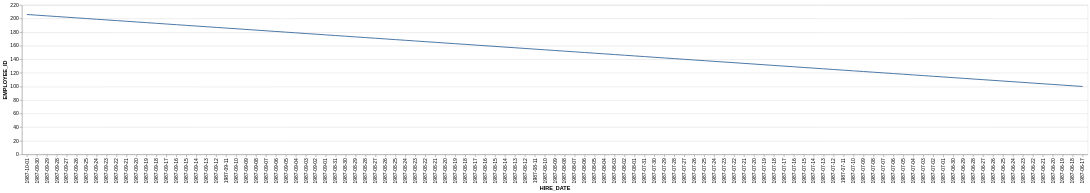

Source (Vega-Lite JSON):
### Vega-Lite specification from a JSON file in a GitHub repository (floating-point values rounded to 4 significant figures)
{"data": {"values": [{"x_data": "1987-06-17", "y_data": 100}, {"x_data": "1987-06-18", "y_data": 101}, {"x_data": "1987-06-19", "y_data": 102}, {"x_data": "1987-06-20", "y_data": 103}, {"x_data": "1987-06-21", "y_data": 104}, {"x_data": "1987-06-22", "y_data": 105}, {"x_data": "1987-06-23", "y_data": 106}, {"x_data": "1987-06-24", "y_data": 107}, {"x_data": "1987-06-25", "y_data": 108}, {"x_data": "1987-06-26", "y_data": 109}, {"x_data": "1987-06-27", "y_data": 110}, {"x_data": "1987-06-28", "y_data": 111}, {"x_data": "1987-06-29", "y_data": 112}, {"x_data": "1987-06-30", "y_data": 113}, {"x_data": "1987-07-01", "y_data": 114}, {"x_data": "1987-07-02", "y_data": 115}, {"x_data": "1987-07-03", "y_data": 116}, {"x_data": "1987-07-04", "y_data": 117}, {"x_data": "1987-07-05", "y_data": 118}, {"x_data": "1987-07-06", "y_data": 119}, {"x_data": "1987-07-07", "y_data": 120}, {"x_data": "1987-07-08", "y_data": 121}, {"x_data": "1987-07-09", "y_data": 122}, {"x_data": "1987-07-10", "y_data": 123}, {"x_data": "1987-07-11", "y_data": 124}, {"x_data": "1987-07-12", "y_data": 125}, {"x_data": "1987-07-13", "y_data": 126}, {"x_data": "1987-07-14", "y_data": 127}, {"x_data": "1987-07-15", "y_data": 128}, {"x_data": "1987-07-16", "y_data": 129}, {"x_data": "1987-07-17", "y_data": 130}, {"x_data": "1987-07-18", "y_data": 131}, {"x_data": "1987-07-19", "y_data": 132}, {"x_data": "1987-07-20", "y_data": 133}, {"x_data": "1987-07-21", "y_data": 134}, {"x_data": "1987-07-22", "y_data": 135}, {"x_data": "1987-07-23", "y_data": 136}, {"x_data": "1987-07-24", "y_data": 137}, {"x_data": "1987-07-25", "y_data": 138}, {"x_data": "1987-07-26", "y_data": 139}, {"x_data": "1987-07-27", "y_data": 140}, {"x_data": "1987-07-28", "y_data": 141}, {"x_data": "1987-07-29", "y_data": 142}, {"x_data": "1987-07-30", "y_data": 143}, {"x_data": "1987-07-31", "y_data": 144}, {"x_data": "1987-08-01", "y_data": 145}, {"x_data": "1987-08-02", "y_data": 146}, {"x_data": "1987-08-03", "y_data": 147}, {"x_data": "1987-08-04", "y_data": 148}, {"x_data": "1987-08-05", "y_data": 149}, {"x_data": "1987-08-06", "y_data": 150}, {"x_data": "1987-08-07", "y_data": 151}, {"x_data": "1987-08-08", "y_data": 152}, {"x_data": "1987-08-09", "y_data": 153}, {"x_data": "1987-08-10", "y_data": 154}, {"x_data": "1987-08-11", "y_data": 155}, {"x_data": "1987-08-12", "y_data": 156}, {"x_data": "1987-08-13", "y_data": 157}, {"x_data": "1987-08-14", "y_data": 158}, {"x_data": "1987-08-15", "y_data": 159}, {"x_data": "1987-08-16", "y_data": 160}, {"x_data": "1987-08-17", "y_data": 161}, {"x_data": "1987-08-18", "y_data": 162}, {"x_data": "1987-08-19", "y_data": 163}, {"x_data": "1987-08-20", "y_data": 164}, {"x_data": "1987-08-21", "y_data": 165}, {"x_data": "1987-08-22", "y_data": 166}, {"x_data": "1987-08-23", "y_data": 167}, {"x_data": "1987-08-24", "y_data": 168}, {"x_data": "1987-08-25", "y_data": 169}, {"x_data": "1987-08-26", "y_data": 170}, {"x_data": "1987-08-27", "y_data": 171}, {"x_data": "1987-08-28", "y_data": 172}, {"x_data": "1987-08-29", "y_data": 173}, {"x_data": "1987-08-30", "y_data": 174}, {"x_data": "1987-08-31", "y_data": 175}, {"x_data": "1987-09-01", "y_data": 176}, {"x_data": "1987-09-02", "y_data": 177}, {"x_data": "1987-09-03", "y_data": 178}, {"x_data": "1987-09-04", "y_data": 179}, {"x_data": "1987-09-05", "y_data": 180}, {"x_data": "1987-09-06", "y_data": 181}, {"x_data": "1987-09-07", "y_data": 182}, {"x_data": "1987-09-08", "y_data": 183}, {"x_data": "1987-09-09", "y_data": 184}, {"x_data": "1987-09-10", "y_data": 185}, {"x_data": "1987-09-11", "y_data": 186}, {"x_data": "1987-09-12", "y_data": 187}, {"x_data": "1987-09-13", "y_data": 188}, {"x_data": "1987-09-14", "y_data": 189}, {"x_data": "1987-09-15", "y_data": 190}, {"x_data": "1987-09-16", "y_data": 191}, {"x_data": "1987-09-17", "y_data": 192}, {"x_data": "1987-09-18", "y_data": 193}, {"x_data": "1987-09-19", "y_data": 194}, {"x_data": "1987-09-20", "y_data": 195}, {"x_data": "1987-09-21", "y_data": 196}, {"x_data": "1987-09-22", "y_data": 197}, {"x_data": "1987-09-23", "y_data": 198}, {"x_data": "1987-09-24", "y_data": 199}, {"x_data": "1987-09-25", "y_data": 200}, {"x_data": "1987-09-26", "y_data": 201}, {"x_data": "1987-09-27", "y_data": 202}, {"x_data": "1987-09-28", "y_data": 203}, {"x_data": "1987-09-29", "y_data": 204}, {"x_data": "1987-09-30", "y_data": 205}, {"x_data": "1987-10-01", "y_data": 206}]}, "mark": {"type": "line", "interpolate": "monotone"}, "encoding": {"x": {"field": "x_data", "type": "nominal", "title": "HIRE_DATE", "sort": "descending"}, "y": {"field": "y_data", "type": "quantitative", "title": "EMPLOYEE_ID"}}}
